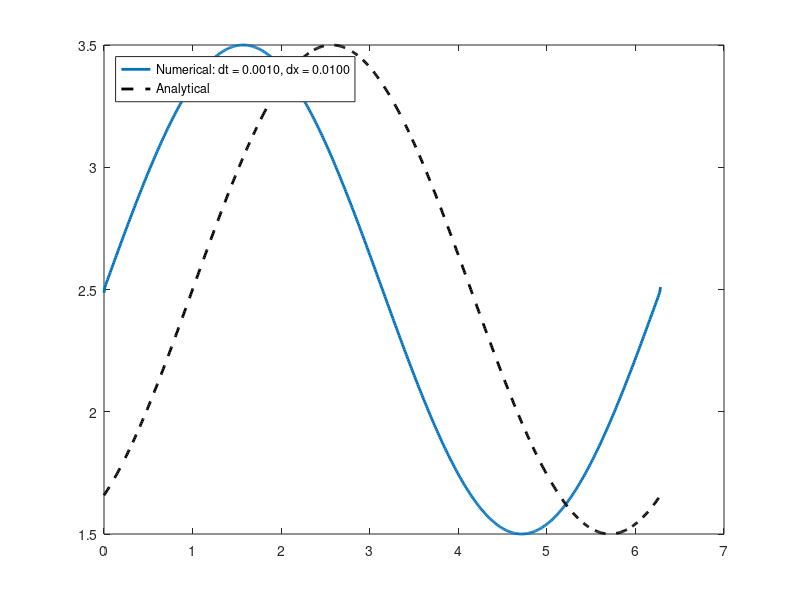

MATLAB code for this plot: (Note: this script raises an error after producing the figure.)
% Define domain and initial parameters
L = 2*pi;          % Domain length
T = 1;             % Final time
dx = .01;         % Initial spatial step size
dt = 0.001;          % Initial time step size
N = round(L/dx);   % Number of spatial grid points
M = round(T/dt);   % Number of time grid points

% Initialize solution matrix
u = zeros(N+1, M+1);   % u(i,j) represents u at x = (i-1)*dx and t = (j-1)*dt

% Set initial condition
for j = 1:N+1
    x = (j-1)*dx;
    u(j,1) = 2.5 + sin(x);
end

% boundary condition
u(1,:) = u(end-1,:);                   
u(end,:) = u(2,:);

% Create figure and axes
fig = figure;
ax = gca;

% Set axis limits
xlim(ax, [0, L]);
ylim(ax, [1.5, 4]);

% Initialize plot and legend
h = plot(ax, linspace(0, L, N+1), u(:,1), 'LineWidth', 2, 'DisplayName', sprintf('Numerical: dt = %.4f, dx = %.4f', dt, dx));
hold(ax, 'on');
g = plot(ax, linspace(0, L, N+1), 2.5 + sin(linspace(0, L, N+1) - T), 'k--', 'LineWidth', 2, 'DisplayName', 'Analytical');
legend(ax, 'Location', 'northwest');

% Create VideoWriter object
v = VideoWriter('animate.mp4', 'MPEG-4');
v.FrameRate = 50;
open(v);

% Time-stepping loop
for j = 1:M
    for k = 2:N
        if u(k,j) >= 0
            u(k,j+1) = u(k,j) - dt*u(k,j)*(u(k,j) - u(k-1,j))/dx;
        else
            u(k,j+1) = u(k,j) - dt*u(k,j)*(u(k+1,j) - u(k,j))/dx;
        end
    end

    % boundary condition
    u(1,j+1) = u(end-1,j+1);   
    u(end,j+1) = u(2,j+1);   

    % Update plot
    set(h, 'YData', u(:,j+1));
    title(ax, sprintf('Numerical solution at T = %.3f', j*dt));

    % Write frame to video
    frame = getframe(fig);
    writeVideo(v, frame);
end

% Close video
close(v);



